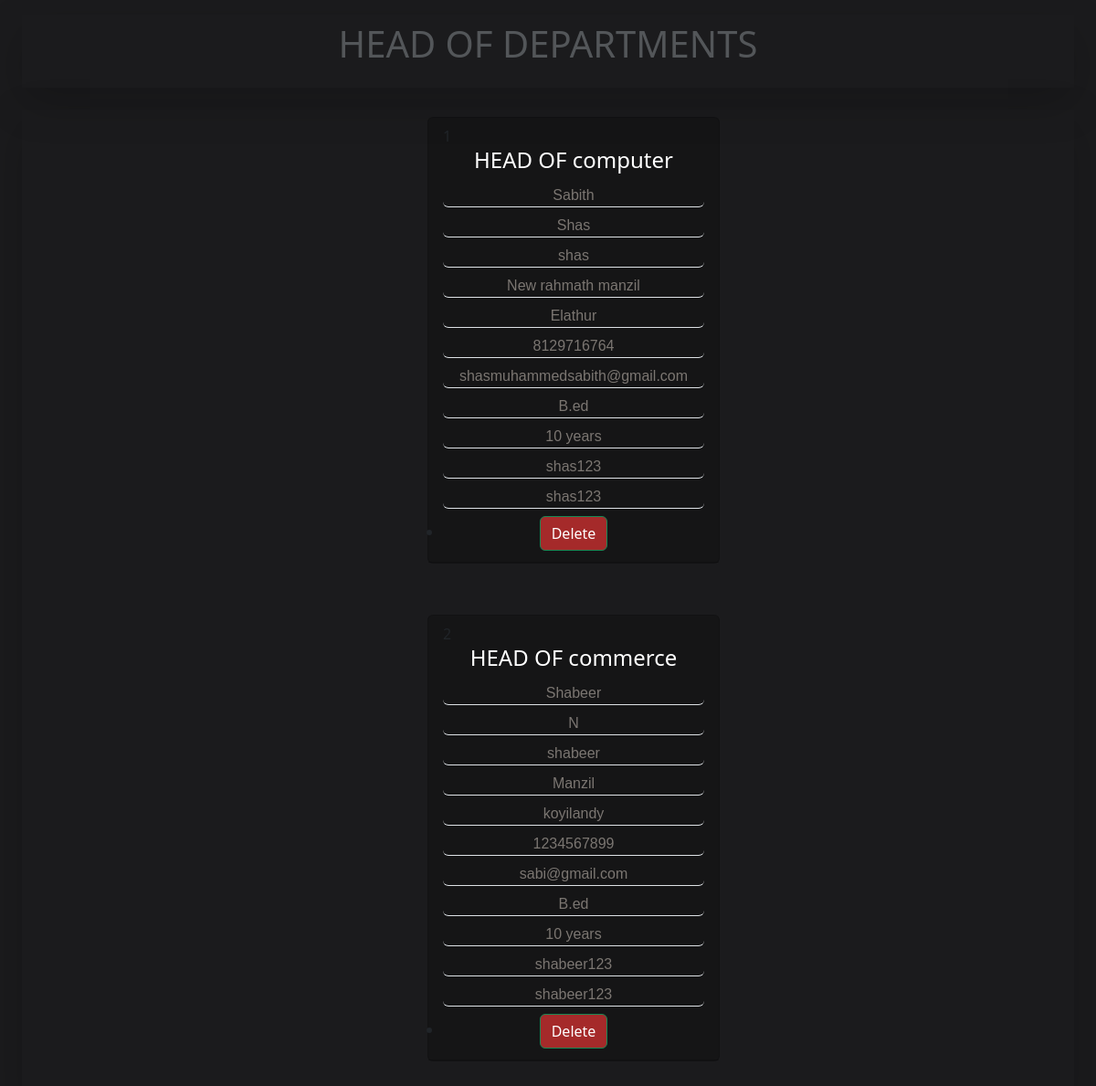
/chod, run on the app's committed database.
### application/models.py (models this page shows, shortened)
class Add_hod(models.Model):
    user=models.ForeignKey(User,on_delete=models.CASCADE)
    Firstname=models.CharField(max_length=30)
    Lastname=models.CharField(max_length=30)
    username=models.CharField(max_length=20)
    Address=models.CharField(max_length=20)
    place=models.CharField(max_length=20)
    phone=models.IntegerField()
    email=models.EmailField()
    Department=models.CharField(max_length=15)
    qualification=models.CharField(max_length=15)
    experience=models.CharField(max_length=100)
    password=models.CharField(max_length=15)
    confirmpassword=models.CharField(max_length=15)
    role=models.CharField(max_length=10)
    status=models.CharField(max_length=30)

### application/views.py (the view)
# urls.py: path('chod',views.jhod,name='jdhod'),
def jhod(request):
    data=Add_hod.objects.all()
    return render(request,'viewhod.html',{'data':data})

### application/templates/viewhod.html (shortened to what this page needs)
<!DOCTYPE html>
<html lang="en">
<head>
    <link rel="stylesheet" href="https://cdn.jsdelivr.net/npm/bootstrap@5.2.3/dist/css/bootstrap.min.css">
    <link rel="stylesheet" href="../static/css/viewhod.css">
</head>
<body class="" style="background-color: rgb(27, 27, 29);">
    <div class="container-fluid-xl">
        <div class="row mt-3 overflow m-4 mt-2 shadow-lg">
            <div class="col-lg-12 pt-2 pb-3">
                <h1 class="text-center" style="color: rgb(83, 86, 89);">HEAD OF DEPARTMENTS</h1>
            </div>
        </div>
    </div>
    <div class="container-fluid-xl">
        <div class="row overflow m-4 mt-2 shadow-lg ">
            {% for i in data %}
            <div class="col-lg-4"></div>
            <div class="col-lg-4 col-md-6 ms-5 mt-2 mb-5">
                <div class="card card-view" style="width: 20rem; background-color: rgba(15, 15, 15, 0.325);" id="ggg">
                    <div class="card-header">
                        <label>{{forloop.counter}}</label>
                        <h4 class="text-center text-white"> HEAD OF {{i.Department}}</h4>
                        <ul class="list-group list-group-flush text-center">
                            <li class="list-group border-bottom mt-1 mb-1"
                                style="font-family: Arial, Helvetica, sans-serif; color: rgba(244, 234, 222, 0.459);">
                                {{i.Firstname}}</li>
                            <li class="list-group border-bottom mt-1 mb-1"
                                style="font-family: Arial, Helvetica, sans-serif; color: rgba(244, 234, 222, 0.459);">
                                {{i.Lastname}}</li>
                            <li class="list-group border-bottom mt-1 mb-1"
                                style="font-family: Arial, Helvetica, sans-serif; color: rgba(244, 234, 222, 0.459);">
                                {{i.username}}</li>
                            <li class="list-group border-bottom mt-1 mb-1"
                                style="font-family: Arial, Helvetica, sans-serif; color: rgba(244, 234, 222, 0.459);">
                                {{i.Address}}</li>
                            <li class="list-group border-bottom mt-1 mb-1"
                                style="font-family: Arial, Helvetica, sans-serif; color: rgba(244, 234, 222, 0.459);">
                                {{i.place}}</li>
                            <li class="list-group border-bottom mt-1 mb-1"
                                style="font-family: Arial, Helvetica, sans-serif; color: rgba(244, 234, 222, 0.459);">
                                {{i.phone}}</li>
                            <li class="list-group border-bottom mt-1 mb-1"
                                style="font-family: Arial, Helvetica, sans-serif; color: rgba(244, 234, 222, 0.459);">
                                {{i.email}}</li>
                            <li class="list-group border-bottom mt-1 mb-1"
                                style="font-family: Arial, Helvetica, sans-serif; color: rgba(244, 234, 222, 0.459);">
                                {{i.qualification}}</li>
                            <li class="list-group border-bottom mt-1 mb-1"
                                style="font-family: Arial, Helvetica, sans-serif; color: rgba(244, 234, 222, 0.459);">
                                {{i.experience}}</li>
                            <li class="list-group border-bottom mt-1 mb-1"
                                style="font-family: Arial, Helvetica, sans-serif; color: rgba(244, 234, 222, 0.459);">
                                {{i.password}}</li>
                            <li class="list-group border-bottom mt-1 mb-1"
                                style="font-family: Arial, Helvetica, sans-serif; color: rgba(244, 234, 222, 0.459);">
                                {{i.confirmpassword}}</li>
                            <li><a href="{% url 'delete_hod' i.id%}" class="btn btn-success mt-1 mb-1"
                                    style="background-color: brown;">
                                    Delete</a></li>
                        </ul>
                    </div>
                </div>
            </div>
            {% endfor %}
        </div>
    </div>
</body>
</html>

### data on the page
Add_hod: Department "computer", Firstname "Sabith", Lastname "Shas", username "shas", Address "New rahmath manzil", place "Elathur", phone "8129716764", email "shasmuhammedsabith@gmail.com", qualification "B.ed", experience "10 years", password "shas123", confirmpassword "shas123"
Add_hod: Department "commerce", Firstname "Shabeer", Lastname "N", username "shabeer", Address "Manzil", place "koyilandy", phone "1234567899", email "sabi@gmail.com", qualification "B.ed", experience "10 years", password "shabeer123", confirmpassword "shabeer123"
